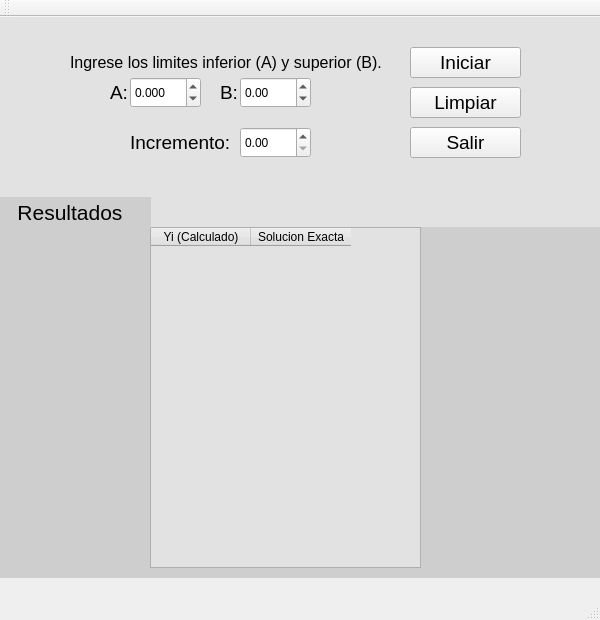
<?xml version="1.0" encoding="UTF-8"?>
<ui version="4.0">
 <class>MEuler</class>
 <widget class="QMainWindow" name="MEuler">
  <property name="geometry">
   <rect>
    <x>0</x>
    <y>0</y>
    <width>600</width>
    <height>620</height>
   </rect>
  </property>
  <property name="windowTitle">
   <string>MEuler</string>
  </property>
  <widget class="QWidget" name="centralWidget">
   <widget class="QPushButton" name="Inicia">
    <property name="geometry">
     <rect>
      <x>410</x>
      <y>30</y>
      <width>111</width>
      <height>31</height>
     </rect>
    </property>
    <property name="font">
     <font>
      <pointsize>14</pointsize>
     </font>
    </property>
    <property name="text">
     <string>Iniciar</string>
    </property>
   </widget>
   <widget class="QPushButton" name="Limpia">
    <property name="geometry">
     <rect>
      <x>410</x>
      <y>70</y>
      <width>111</width>
      <height>31</height>
     </rect>
    </property>
    <property name="font">
     <font>
      <pointsize>14</pointsize>
     </font>
    </property>
    <property name="text">
     <string>Limpiar</string>
    </property>
   </widget>
   <widget class="QPushButton" name="Sale">
    <property name="geometry">
     <rect>
      <x>410</x>
      <y>110</y>
      <width>111</width>
      <height>31</height>
     </rect>
    </property>
    <property name="font">
     <font>
      <pointsize>14</pointsize>
     </font>
    </property>
    <property name="text">
     <string>Salir</string>
    </property>
   </widget>
   <widget class="QDoubleSpinBox" name="Inferior">
    <property name="geometry">
     <rect>
      <x>130</x>
      <y>60</y>
      <width>71</width>
      <height>31</height>
     </rect>
    </property>
    <property name="decimals">
     <number>3</number>
    </property>
    <property name="minimum">
     <double>-9999999.000000000000000</double>
    </property>
    <property name="maximum">
     <double>9999999999.000000000000000</double>
    </property>
    <property name="singleStep">
     <double>0.100000000000000</double>
    </property>
   </widget>
   <widget class="QDoubleSpinBox" name="Superior">
    <property name="geometry">
     <rect>
      <x>240</x>
      <y>60</y>
      <width>71</width>
      <height>31</height>
     </rect>
    </property>
    <property name="minimum">
     <double>-9999999.000000000000000</double>
    </property>
    <property name="maximum">
     <double>99999999.000000000000000</double>
    </property>
    <property name="singleStep">
     <double>0.100000000000000</double>
    </property>
   </widget>
   <widget class="QDoubleSpinBox" name="Incremento">
    <property name="geometry">
     <rect>
      <x>240</x>
      <y>110</y>
      <width>71</width>
      <height>31</height>
     </rect>
    </property>
    <property name="minimum">
     <double>0.000000000000000</double>
    </property>
    <property name="maximum">
     <double>99999999.000000000000000</double>
    </property>
    <property name="singleStep">
     <double>0.100000000000000</double>
    </property>
   </widget>
   <widget class="QLabel" name="label">
    <property name="geometry">
     <rect>
      <x>70</x>
      <y>30</y>
      <width>321</width>
      <height>31</height>
     </rect>
    </property>
    <property name="font">
     <font>
      <pointsize>12</pointsize>
     </font>
    </property>
    <property name="text">
     <string>Ingrese los limites inferior (A) y superior (B).</string>
    </property>
   </widget>
   <widget class="QLabel" name="label_2">
    <property name="geometry">
     <rect>
      <x>110</x>
      <y>60</y>
      <width>21</width>
      <height>31</height>
     </rect>
    </property>
    <property name="font">
     <font>
      <pointsize>14</pointsize>
     </font>
    </property>
    <property name="text">
     <string>A:</string>
    </property>
   </widget>
   <widget class="QLabel" name="label_3">
    <property name="geometry">
     <rect>
      <x>220</x>
      <y>60</y>
      <width>21</width>
      <height>31</height>
     </rect>
    </property>
    <property name="font">
     <font>
      <pointsize>14</pointsize>
     </font>
    </property>
    <property name="text">
     <string>B:</string>
    </property>
   </widget>
   <widget class="QLabel" name="label_4">
    <property name="geometry">
     <rect>
      <x>130</x>
      <y>110</y>
      <width>111</width>
      <height>31</height>
     </rect>
    </property>
    <property name="font">
     <font>
      <pointsize>14</pointsize>
     </font>
    </property>
    <property name="text">
     <string>Incremento:</string>
    </property>
   </widget>
   <widget class="QTableWidget" name="TablaY">
    <property name="geometry">
     <rect>
      <x>150</x>
      <y>210</y>
      <width>271</width>
      <height>341</height>
     </rect>
    </property>
    <property name="styleSheet">
     <string notr="true">background-color:rgb(226,226,226);</string>
    </property>
    <column>
     <property name="text">
      <string>Yi (Calculado)</string>
     </property>
    </column>
    <column>
     <property name="text">
      <string>Solucion Exacta</string>
     </property>
    </column>
   </widget>
   <widget class="QLabel" name="label_5">
    <property name="geometry">
     <rect>
      <x>0</x>
      <y>210</y>
      <width>601</width>
      <height>351</height>
     </rect>
    </property>
    <property name="styleSheet">
     <string notr="true">background-color: rgb(206, 206, 206);
border-color: rgb(0, 0, 0);</string>
    </property>
    <property name="text">
     <string/>
    </property>
   </widget>
   <widget class="QLabel" name="label_6">
    <property name="geometry">
     <rect>
      <x>0</x>
      <y>180</y>
      <width>151</width>
      <height>31</height>
     </rect>
    </property>
    <property name="font">
     <font>
      <pointsize>16</pointsize>
     </font>
    </property>
    <property name="styleSheet">
     <string notr="true">background-color: rgb(206, 206, 206);
border-color: rgb(0, 0, 0);</string>
    </property>
    <property name="text">
     <string>   Resultados</string>
    </property>
   </widget>
   <widget class="QLabel" name="label_7">
    <property name="geometry">
     <rect>
      <x>0</x>
      <y>0</y>
      <width>601</width>
      <height>211</height>
     </rect>
    </property>
    <property name="styleSheet">
     <string notr="true">background-color: rgb(226, 226, 226);</string>
    </property>
    <property name="text">
     <string/>
    </property>
   </widget>
   <zorder>label_7</zorder>
   <zorder>label_5</zorder>
   <zorder>Inicia</zorder>
   <zorder>Limpia</zorder>
   <zorder>Sale</zorder>
   <zorder>Inferior</zorder>
   <zorder>Superior</zorder>
   <zorder>Incremento</zorder>
   <zorder>label</zorder>
   <zorder>label_2</zorder>
   <zorder>label_3</zorder>
   <zorder>label_4</zorder>
   <zorder>TablaY</zorder>
   <zorder>label_6</zorder>
  </widget>
  <widget class="QMenuBar" name="menuBar">
   <property name="geometry">
    <rect>
     <x>0</x>
     <y>0</y>
     <width>600</width>
     <height>21</height>
    </rect>
   </property>
  </widget>
  <widget class="QToolBar" name="mainToolBar">
   <attribute name="toolBarArea">
    <enum>TopToolBarArea</enum>
   </attribute>
   <attribute name="toolBarBreak">
    <bool>false</bool>
   </attribute>
  </widget>
  <widget class="QStatusBar" name="statusBar"/>
 </widget>
 <layoutdefault spacing="6" margin="11"/>
 <resources/>
 <connections>
  <connection>
   <sender>Sale</sender>
   <signal>clicked()</signal>
   <receiver>MEuler</receiver>
   <slot>close()</slot>
   <hints>
    <hint type="sourcelabel">
     <x>304</x>
     <y>272</y>
    </hint>
    <hint type="destinationlabel">
     <x>354</x>
     <y>300</y>
    </hint>
   </hints>
  </connection>
 </connections>
</ui>
